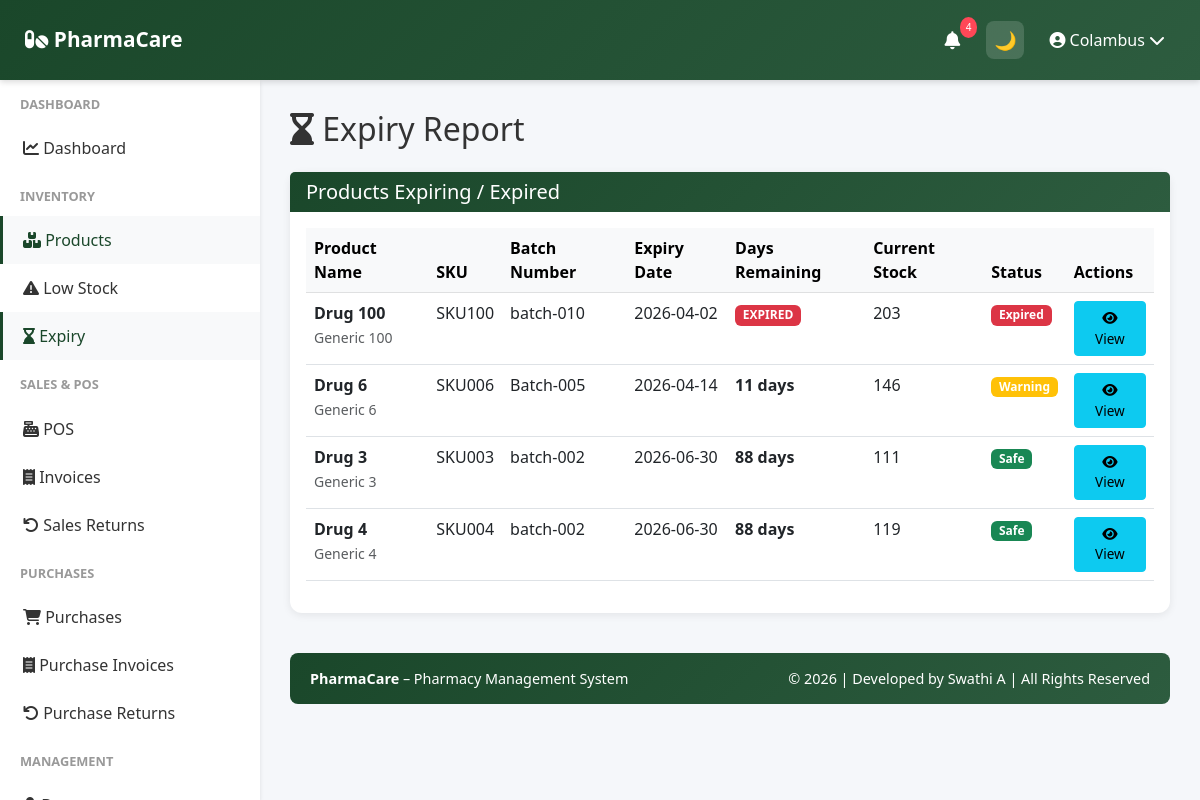
The page /inventory/expiry-report (signed in) on the database its author committed.
### app/models.py (models this page shows, shortened)
class User(UserMixin, db.Model):
    __tablename__ = 'user'
    id = db.Column(db.Integer, primary_key=True)
    company_id = db.Column(db.Integer, db.ForeignKey('company.id'), nullable=False)
    role = db.Column(db.String(20), default='manager')
    username = db.Column(db.String(255), unique=True, nullable=False)
    password_hash = db.Column(db.String(255), nullable=False)
    is_active = db.Column(db.Boolean, default=True)
    last_login = db.Column(db.DateTime)
    created_date = db.Column(db.DateTime, default=datetime.utcnow)
    updated_date = db.Column(db.DateTime, default=datetime.utcnow, onupdate=datetime.utcnow)
    company = db.relationship('Company', back_populates='user')

class Product(db.Model):
    __tablename__ = 'product'
    id = db.Column(db.Integer, primary_key=True)
    company_id = db.Column(db.Integer, db.ForeignKey('company.id'), nullable=False)
    product_name = db.Column(db.String(255), nullable=False)
    generic_name = db.Column(db.String(255))
    brand = db.Column(db.String(255))
    category = db.Column(db.String(100), nullable=False)
    manufacturer = db.Column(db.String(255))
    batch_number = db.Column(db.String(100))
    barcode = db.Column(db.String(100), unique=True)
    sku = db.Column(db.String(100), unique=True, nullable=False)
    purchase_price = db.Column(db.Float, nullable=False)
    selling_price = db.Column(db.Float, nullable=False)
    mrp = db.Column(db.Float, nullable=False)
    tax_percentage = db.Column(db.Float, default=0)
    manufacturing_date = db.Column(db.DateTime)
    expiry_date = db.Column(db.DateTime)
    quantity = db.Column(db.Integer, default=0)
    minimum_stock_level = db.Column(db.Integer, default=10)
    reorder_level = db.Column(db.Integer, default=20)
    prescription_required = db.Column(db.Boolean, default=False)
    description = db.Column(db.Text)
    image_path = db.Column(db.String(500))
    created_date = db.Column(db.DateTime, default=datetime.utcnow)
    updated_date = db.Column(db.DateTime, default=datetime.utcnow, onupdate=datetime.utcnow)
    is_active = db.Column(db.Boolean, default=True)
    company = db.relationship('Company', back_populates='products')
    stock_movements = db.relationship('StockMovement', back_populates='product', cascade='all, delete-orphan')
    sale_items = db.relationship('SaleItem', back_populates='product', cascade='all, delete-orphan')
    purchase_items = db.relationship('PurchaseItem', back_populates='product', cascade='all, delete-orphan')
    category_id = db.Column(db.Integer, db.ForeignKey('category.id'))
    unit_id = db.Column(db.Integer, db.ForeignKey('unit.id'))
    category_rel = db.relationship('Category', back_populates='products')
    unit_rel = db.relationship('Unit', back_populates='products')

### app/routes/inventory.py (the view)
@inventory_bp.route('/expiry-report')
@login_required
def expiry_report():
    days = request.args.get('days', 90, type=int)
    today = datetime.utcnow().date()
    end_date = today + timedelta(days=days)
    products = Product.query.filter(
        Product.company_id == current_user.company_id,
        Product.expiry_date != None,
        Product.expiry_date <= end_date,   # ✅ includes past + future
        Product.is_active == True
    ).order_by(Product.expiry_date).all()
    products_info = []
    for p in products:
        if p.expiry_date:
            days_left = (p.expiry_date.date() - today).days  # 🔥 negative = past
        else:
            days_left = None
        products_info.append({
            "product": p,
            "expiry_date": p.expiry_date,
            "days_left": days_left
        })
    return render_template(
        "inventory/expiry_report.html",
        products_info=products_info
    )

### app/templates/inventory/expiry_report.html (shortened to what this page needs)
{% extends "base.html" %}
{% block content %}
<h2 class="mb-4">
    <i class="fas fa-hourglass-end"></i> Expiry Report
</h2>
{% if products_info %}
<div class="card">
    <div class="card-header">
        <h5 class="mb-0">Products Expiring / Expired</h5>
    </div>
    <div class="card-body">
        <div class="table-responsive">
            <table class="table table-hover">
                <thead class="table-light">
                    <tr>
                        <th>Product Name</th>
                        <th>SKU</th>
                        <th>Batch Number</th>
                        <th>Expiry Date</th>
                        <th>Days Remaining</th>
                        <th>Current Stock</th>
                        <th>Status</th>
                        <th>Actions</th>
                    </tr>
                </thead>
                <tbody>
                    {% for item in products_info %}
                    {% set product = item.product %}
                    {% set days_left = item.days_left %}
                    <tr>
                        <td>
                            <strong>{{ product.product_name }}</strong><br>
                            <small class="text-muted">{{ product.generic_name or '' }}</small>
                        </td>
                        <td>{{ product.sku }}</td>
                        <td>{{ product.batch_number or 'N/A' }}</td>
                        <td>{{ item.expiry_date.strftime('%Y-%m-%d') if item.expiry_date else 'N/A' }}</td>
                        <td>
                            {% if days_left is not none and days_left > 0 %}
                            <strong>{{ days_left }} days</strong>
                            {% else %}
                            <span class="badge bg-danger">EXPIRED</span>
                            {% endif %}
                        </td>
                        <td>{{ product.quantity }}</td>
                        <td>
    {% if days_left is not none %}
        {% if days_left < 0 %}
            <span class="badge bg-danger">Expired</span>
        {% elif days_left == 0 %}
            <span class="badge bg-danger">Expires Today</span>
        {% elif days_left <= 7 %}
            <span class="badge bg-danger">Critical</span>
        {% elif days_left <= 30 %}
            <span class="badge bg-warning">Warning</span>
        {% else %}
            <span class="badge bg-success">Safe</span>
        {% endif %}
    {% endif %}
</td>
                        <td>
                            <a href="{{ url_for('inventory.product_detail', product_id=product.id) }}" class="btn btn-sm btn-info">
                                <i class="fas fa-eye"></i> View
                            </a>
                        </td>
                    </tr>
                    {% endfor %}
                </tbody>
            </table>
        </div>
    </div>
</div>
{% else %}
<div class="alert alert-success">
    <i class="fas fa-check-circle"></i> No products found for the selected expiry filter.
</div>
{% endif %}
{% endblock %}

### app/templates/base.html (shortened to what this page needs)
<!doctype html>
<html lang="en" data-theme="light">
  <head>
    <link
      href="https://cdn.jsdelivr.net/npm/bootstrap@5.3.0/dist/css/bootstrap.min.css"
      rel="stylesheet"
    />
    <link
      rel="stylesheet"
      href="https://cdnjs.cloudflare.com/ajax/libs/font-awesome/6.4.0/css/all.min.css"
    />
  </head>
  <body>
   <nav class="navbar">
  <a class="navbar-brand" href="{{ url_for('dashboard.dashboard') }}">
    <i class="fas fa-pills"></i> PharmaCare
  </a>
  <div class="navbar-right">
    <div class="nav-icon dropdown">
      <a href="#" data-bs-toggle="dropdown">
        <i class="fas fa-bell"></i>
        <span id="alert-badge" class="notification-badge">3</span>
      </a>
    </div>
    <button id="themeToggle" class="nav-icon">
      🌙
    </button>
    <div class="user-menu-navbar dropdown">
      <a href="#" data-bs-toggle="dropdown">
        <i class="fas fa-user-circle"></i>
        {{ current_user.username }}
        <i class="fas fa-chevron-down"></i>
      </a>
    </div>
  </div>
</nav>
    {% if current_user.is_authenticated %}
    <div class="sidebar">
      <nav class="nav flex-column">
        {% if current_user.company and current_user.company.company_name ==
        'Platform Admin' %}
        <div class="nav-section-title">Admin</div>
        <a
          class="nav-link {% if 'admin/companies' in request.path %}active{% endif %}"
          href="{{ url_for('admin.companies_list') }}"
        >
          <i class="fas fa-building"></i> Companies
        </a>
        <a class="nav-link" href="{{ url_for('auth.profile') }}">
          <i class="fas fa-cog"></i> Settings
        </a>
        {% else %}
        <div class="nav-section-title">Dashboard</div>
        <a
          class="nav-link {% if request.endpoint == 'dashboard.dashboard' %}active{% endif %}"
          href="{{ url_for('dashboard.dashboard') }}"
        >
          <i class="fas fa-chart-line"></i> Dashboard
        </a>
        <div class="nav-section-title">Inventory</div>
        <a
          class="nav-link {% if 'inventory' in request.path %}active{% endif %}"
          href="{{ url_for('inventory.products_list') }}"
        >
          <i class="fas fa-boxes"></i> Products
        </a>
        <a
          class="nav-link {% if request.endpoint == 'inventory.low_stock_report' %}active{% endif %}"
          href="{{ url_for('inventory.low_stock_report') }}"
        >
          <i class="fas fa-exclamation-triangle"></i> Low Stock
        </a>
        <a
          class="nav-link {% if request.endpoint == 'inventory.expiry_report' %}active{% endif %}"
          href="{{ url_for('inventory.expiry_report') }}"
        >
          <i class="fas fa-hourglass-end"></i> Expiry
        </a>
        <div class="nav-section-title">Sales & POS</div>
        <a
          class="nav-link {% if request.endpoint == 'sales.pos' %}active{% endif %}"
          href="{{ url_for('sales.pos') }}"
        >
          <i class="fas fa-cash-register"></i> POS
        </a>
        <a
          class="nav-link {% if 'invoices' in request.path %}active{% endif %}"
          href="{{ url_for('sales.invoices_list') }}"
        >
          <i class="fas fa-receipt"></i> Invoices
        </a>
        <a
          class="nav-link {% if request.endpoint == 'sales.sales_returns_list' %}active{% endif %}"
          href="{{ url_for('sales.sales_returns_list') }}"
        >
          <i class="fas fa-undo"></i> Sales Returns
        </a>
<div class="nav-section-title">Purchases</div>
<a
  class="nav-link {% if request.endpoint == 'purchases.purchases_list' %}active{% endif %}"
  href="{{ url_for('purchases.purchases_list') }}"
>
  <i class="fas fa-shopping-cart"></i> Purchases
</a>
<a
  class="nav-link {% if 'purchases' in request.path %}active{% endif %}"
  href="{{ url_for('purchases.purchases_list') }}"
>
  <i class="fas fa-receipt"></i> Purchase Invoices
</a>
<a
  class="nav-link {% if request.endpoint == 'purchases.returns_list' %}active{% endif %}"
  href="{{ url_for('purchases.returns_list') }}"
>
  <i class="fas fa-undo"></i> Purchase Returns
</a>
        <div class="nav-section-title">Management</div>
        <a
          class="nav-link {% if 'doctors' in request.path %}active{% endif %}"
          href="{{ url_for('doctors.doctors_list') }}"
        >
        </a>
        {% endif %}
      </nav>
    </div>
    {% endif %}
    <div
      class="{% if current_user.is_authenticated %}main-content{% else %}auth-page{% endif %}"
    >
       {% block content %}{% endblock %}
      <footer class="footer text-center">
        <div class="row">
          <div class="col-md-6 text-md-start">
            <strong>PharmaCare</strong> – Pharmacy Management System
          </div>
          <div class="col-md-6 text-md-end">
            © 2026 | Developed by Swathi A | All Rights Reserved
          </div>
        </div>
      </footer>
    </div>
  </body>
</html>

### app/templates/base.html (style rules this page uses)
:root { --primary-color: #1a472a; --secondary-color: #2d5c3f; --danger-color: #dc3545; --success-color: #28a745; --warning-color: #ffc107; --info-color: #17a2b8; --bg-color: #f5f7fa; --text-color: #333; --card-bg: #ffffff; --sidebar-bg: #ffffff; }
body { font-family: "Segoe UI", Tahoma, Geneva, Verdana, sans-serif; background: var(--bg-color); color: var(--text-color); }
.navbar { background: linear-gradient(135deg,var(--primary-color),var(--secondary-color)); box-shadow:0 2px 6px rgba(0,0,0,0.15); position:fixed; top:0; left:0; width:100%; height: 80px; z-index:1000; display:flex; align-items:center; justify-content:space-between; padding:0 25px; }
.navbar-brand { font-weight:600; font-size:1.3rem; }
.navbar-right { display:flex; align-items:center; gap:15px; }
.nav-icon { width:38px; height:38px; display:flex; align-items:center; justify-content:center; border-radius:8px; color:#fff; font-size:18px; cursor:pointer; position:relative; transition:all 0.25s ease; }
.navbar a { color:white !important; text-decoration:none; }
#themeToggle { border:none; background:rgba(255,255,255,0.15); width:38px; height:38px; border-radius:8px; display:flex; align-items:center; justify-content:center; font-size:18px; cursor:pointer; }
.navbar .fa-bell { color:white; }
.notification-badge { position:absolute; top:-4px; right:-6px; background:#ff4757; color:white; font-size:10px; padding:3px 6px; border-radius:50%; }
.user-menu-navbar { display:flex; align-items:center; gap:8px; color:white; font-weight:500; cursor:pointer; padding:6px 10px; border-radius:8px; transition:all 0.25s ease; }
.sidebar { background: var(--sidebar-bg); box-shadow:0 2px 4px rgba(0,0,0,0.1); position:fixed; top:80px; left:0; bottom:0; width:260px; overflow-y:auto; }
.sidebar .nav-link { color:var(--text-color); padding:12px 20px; border-left:3px solid transparent; transition:.3s; }
.sidebar .nav-link:hover, .sidebar .nav-link.active { background:#f8f9fa; border-left-color:var(--primary-color); color:var(--primary-color); }
.sidebar .nav-section-title { font-size:.8rem; font-weight:600; color:#999; text-transform:uppercase; padding:15px 20px 10px; }
.main-content { margin-left:260px; margin-top:80px; padding:30px; }
.card, .stat-card { background:var(--card-bg); color:var(--text-color); border:none; border-radius:12px; box-shadow:0 2px 8px rgba(0,0,0,0.08); }
.card-header { background:linear-gradient(135deg,var(--primary-color),var(--secondary-color)); color:#fff; border:none; font-weight:600; }
.btn-sm { padding:6px 12px; font-size:.85rem; }
.footer { background:linear-gradient(135deg,var(--primary-color),var(--secondary-color)); color:#fff; padding:15px 20px; margin-top:40px; border-radius:8px; font-size:.9rem; }

### rows shown on the page
User: username "Colambus"
Product: product_name "Drug 100", generic_name "Generic 100", sku "SKU100", batch_number "batch-010", expiry_date "2026-04-02", quantity "203"
Product: product_name "Drug 6", generic_name "Generic 6", sku "SKU006", batch_number "Batch-005", expiry_date "2026-04-14", quantity "146"
Product: product_name "Drug 3", generic_name "Generic 3", sku "SKU003", batch_number "batch-002", expiry_date "2026-06-30", quantity "111"
Product: product_name "Drug 4", generic_name "Generic 4", sku "SKU004", batch_number "batch-002", expiry_date "2026-06-30", quantity "119"

### other values the page prints
{{ days_left }} "11" "88" "88"
